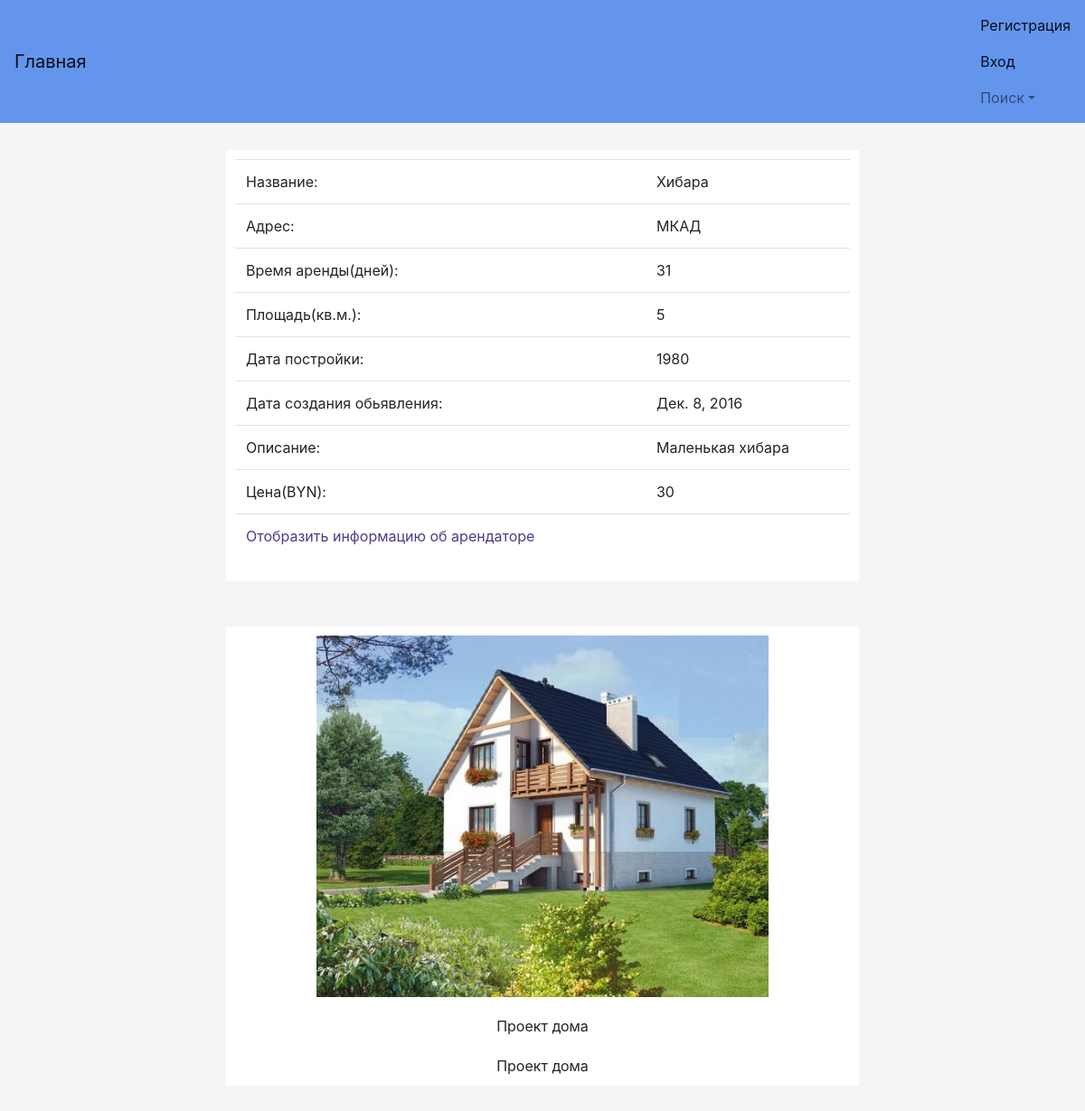
Screenshot of /profile/aboutHouse/16 with the database file from the repository.
### TOFI/models.py (models this page shows, shortened)
class Rent(models.Model):
    name = models.CharField(verbose_name='Название:', max_length=50)
    address = models.CharField(verbose_name='Адрес:', max_length=50)
    min_rent_time = models.IntegerField(verbose_name='Срок аренды:')
    area = models.IntegerField(verbose_name='Площадь:')
    payment_interval = models.IntegerField(verbose_name='Срок оплаты', default=None, null=True, blank=True)
    date_of_construction = models.IntegerField(verbose_name='Год строительства:', default=None)
    creation_date = models.DateField(default=None)
    other = models.CharField(verbose_name='Другое:', max_length=100)
    cost = models.CharField(verbose_name='Цена аренды:', max_length=50)
    user_login = models.ForeignKey(MyUser, on_delete=models.CASCADE)
    status_rent = models.BooleanField(default=True)  # True - свободно, False - уже арендовано арендой
    images = models.ManyToManyField(ImageModel, default=0)
    def getId(self):
        return str(self.id)

class ImageModel(models.Model):
    model_pic = models.ImageField(upload_to='pic_folder/', default='pic_folder/None/no-img.jpg')
    name = models.CharField(max_length=50)
    describe = models.CharField(max_length=150)

### TOFI/views.py (the view)
# urls.py: url(r'aboutHouse/(?P<number>\d*)', views.aboutHouse, name='AboutHouse'),
def aboutHouse(request, number):
    try:
        house = models.Rent.objects.get(id=int(number))
    except:
        return HttpResponseRedirect('/')
    images = house.images.all()
    d = list(models.Rent.objects.all())
    for i in d:
        if i.getId() == number:
            rent = i
    return render(request, "AboutHouse.html", {'rent': rent, 'images': images})

### TOFI/templates/AboutHouse.html (shortened to what this page needs)
{% extends "base.html" %}
{% block content %}
    <div class="center">
        <table class="table">
            <tr class="padding">
                <td class="padding">Название:</td>
                <td>{{ rent.name }}</td>
            </tr>
            <tr class="padding">
                <td class="padding">Адрес:</td>
                <td>{{ rent.address }}</td>
            </tr>
            <tr class="padding">
                <td class="padding">Время аренды(дней):</td>
                <td>{{ rent.min_rent_time }}</td>
            </tr>
            <tr class="padding">
                <td class="padding">Площадь(кв.м.):</td>
                <td>{{ rent.area }}</td>
            </tr>
            <tr class="padding">
                <td class="padding">Дата постройки:</td>
                <td>{{ rent.date_of_construction }}</td>
            </tr>
            <tr class="padding">
                <td class="padding">Дата создания обьявления:</td>
                <td>{{ rent.creation_date }}</td>
            </tr>
            <tr class="padding">
                <td class="padding">Описание:</td>
                <td>{{ rent.other }}</td>
            </tr>
            <tr class="padding">
                <td class="padding">Цена(BYN):</td>
                <td>{{ rent.cost }}</td>
            </tr>
            <tr class="padding">
                <td class="padding">
                    <a href="aboutUser/{{ rent.user_login.id }}">Отобразить информацию об арендаторе</a>
                </td>
                <td></td>
            </tr>
        </table>
    </div>
        {% if images %}
            {% for image in images %}
                <table class="center">
                    <tr class="padding" align="center" >
                        <td class="padding">
                            <img src="{{ image.model_pic.url }}" alt="HouseView" style="width:500px;height:400px;">
                        </td>
                    </tr>
                    <tr class="padding" align="center" >
                        <td class="padding">
                            {{ image.name }}
                        </td>
                    </tr>
                    <tr class="padding" align="center" >
                        <td class="padding">
                            {{ image.describe }}
                        </td>
                    </tr>
                </table>
            {% endfor %}
        {% endif %}
{% endblock %}

### TOFI/static/style.css (style rules this page uses)
.center { width: 100%; max-width: 700px; padding: 10px; margin: auto auto 50px; background: white; }
a { color: darkslateblue; }
body { margin: auto; padding-bottom: 0; height: auto; background-color: whitesmoke; link: dodgerblue; }
table { width: 100%; }
.padding { padding: 10px; }

### rows the page displays
Rent: name "Хибара", address "МКАД", min_rent_time "31", area "5", date_of_construction "1980", creation_date "Дек. 8, 2016", other "Маленькая хибара", cost "30"
ImageModel: model_pic (picture), name "Проект дома", describe "Проект дома"
